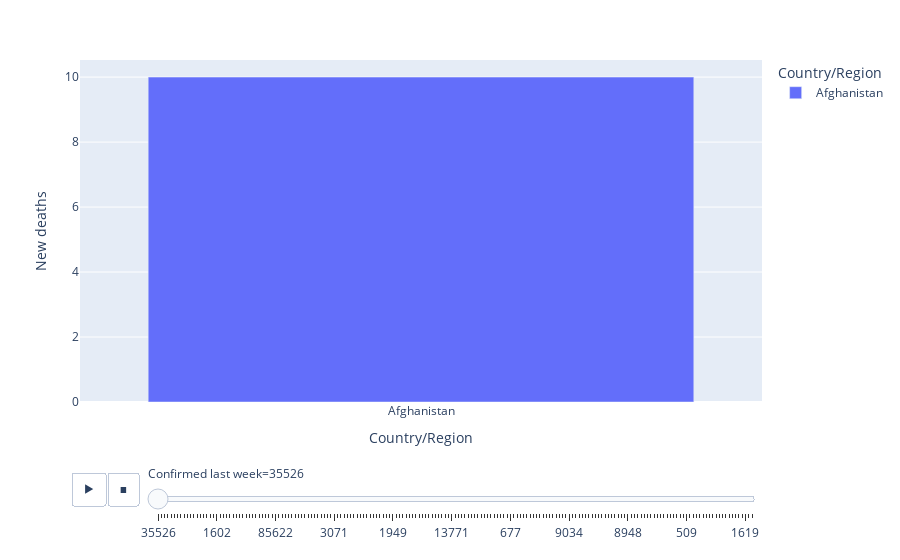

Source (notebook cell):
### Code cell
figure = px.bar(covid, x = 'Country/Region', y = 'New deaths',color = 'Country/Region', animation_frame ='Confirmed last week', template = 'plotly')
figure.update_layout(xaxis = {'categoryorder': 'total descending'})
figure.show()
